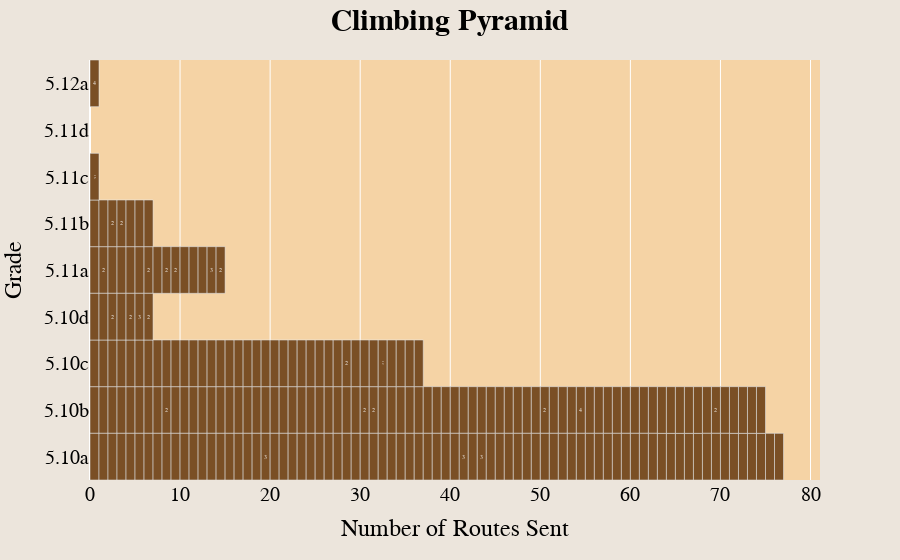

The code cell stored with this chart in its notebook:
### Code cell
fig = px.bar(df_clean_sends_r, y="Rating", orientation='h', category_orders={"Rating": ryaxorder[::-1]}, text='Attempts', custom_data=['Route', 'Date Formatted', 'Location', 'Length', 'Avg Stars']) # The [::-1] is an inverse slice
fig.update_layout(font={'family':'Courier New', 'color':'black', 'size':20}, title={'text':'<b>Climbing Pyramid</b>', 'x':0.5, 'font_size':30}, xaxis={'title': 'Number of Routes Sent'}, yaxis={'title': 'Grade'}, paper_bgcolor='#ece5dc', plot_bgcolor='#F5D3A5', bargap=0)
fig.update_traces(marker_color='#7A4F25', textposition = "inside", textfont={"color": 'White', "size": 12, "family": 'Arial Black'},  hovertemplate='Name: %{customdata[0]}<br>Date: %{customdata[1]}<br>Location: %{customdata[2]}<br>Length: %{customdata[3]}ft<br>Avg Stars: %{customdata[4]}')
# fig.update_traces(marker_color=list(map(lambda x: '#7A4F25' if (x=='') else '#bf9315', df_clean_sends['Attempts'])), textposition = "inside",  hovertemplate='Name: %{customdata[0]}<br>Date: %{customdata[1]}<br>Location: %{customdata[2]}<br>Length: %{customdata[3]}ft<br>Avg Stars: %{customdata[4]}')

### Figure 1 — Plotly figure (JSON) as saved in the notebook; plotly's stock layout.template omitted (floating-point values rounded to 4 significant figures; data arrays with more than 128 entries replaced by an {"elided": "..."} marker saying what was removed)
{"data": [{"alignmentgroup": "True", "customdata": {"elided": "220x5 mixed values"}, "hovertemplate": "Name: %{customdata[0]}<br>Date: %{customdata[1]}<br>Location: %{customdata[2]}<br>Length: %{customdata[3]}ft<br>Avg Stars: %{customdata[4]}", "legendgroup": "", "marker": {"color": "#7A4F25", "pattern": {"shape": ""}}, "name": "", "offsetgroup": "", "orientation": "h", "showlegend": false, "text": {"elided": "220 mixed values"}, "textfont": {"color": "White", "family": "Arial Black", "size": 12}, "textposition": "inside", "type": "bar", "x": {"elided": "220 int values"}, "xaxis": "x", "y": {"elided": "220 str values"}, "yaxis": "y"}], "layout": {"bargap": 0, "barmode": "relative", "font": {"color": "black", "family": "Courier New", "size": 20}, "legend": {"tracegroupgap": 0}, "margin": {"t": 60}, "paper_bgcolor": "#ece5dc", "plot_bgcolor": "#F5D3A5", "title": {"font": {"size": 30}, "text": "<b>Climbing Pyramid</b>", "x": 0.5}, "xaxis": {"anchor": "y", "domain": [0, 1], "title": {"text": "Number of Routes Sent"}}, "yaxis": {"anchor": "x", "categoryarray": ["5.0", "5.1", "5.2", "5.3", "5.4", "5.5", "5.6", "5.7", "5.8", "5.9", "5.10a", "5.10b", "5.10c", "5.10d", "5.11a", "5.11b", "5.11c", "5.11d", "5.12a", "5.12b", "5.12c", "5.12d", "5.13a", "5.13b", "5.13c", "5.13d", "5.14a", "5.14b", "5.14c", "5.14d", "5.15a", "5.15b", "5.15c", "5.15d"], "categoryorder": "array", "domain": [0, 1], "title": {"text": "Grade"}}}}
